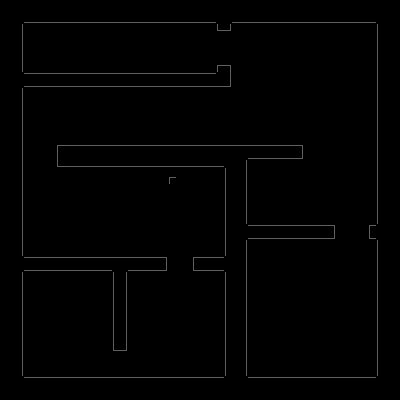

A 2D game scene composited from a Tiled map and its tileset images. What follows is a short description and the map's XML, with each tile layer's data collapsed to a summary:
An orthogonal 50x50 tile map with 8x8 px tiles, 1 tile layer (map) and 3 objects (spawnpoint, key, door).

<map version="1.0" orientation="orthogonal" width="50" height="50" tilewidth="8" tileheight="8">
 <tileset firstgid="1" name="autotiles" tilewidth="8" tileheight="8">
  <image source="autotiles.png" />
 </tileset>
 <layer name="map" width="50" height="50">
  <data>[2500 cells, 873 non-empty, 9 distinct tile ids]</data>
 </layer>
 <objectgroup name="spawns" width="50" height="50">
  <object name="spawnpoint1" type="spawnpoint" x="65" y="300" />
 </objectgroup>
 <objectgroup name="pickups" width="50" height="50">
  <object name="key1" type="key" x="268" y="351">
   <properties>
    <property name="unlocks" value="door1" />
   </properties>
  </object>
 </objectgroup>
 <objectgroup name="doors" width="50" height="50">
  <object name="door1" type="door" x="44" y="45">
   <properties>
    <property name="key" value="key1" />
   </properties>
  </object>
 </objectgroup>
</map>
